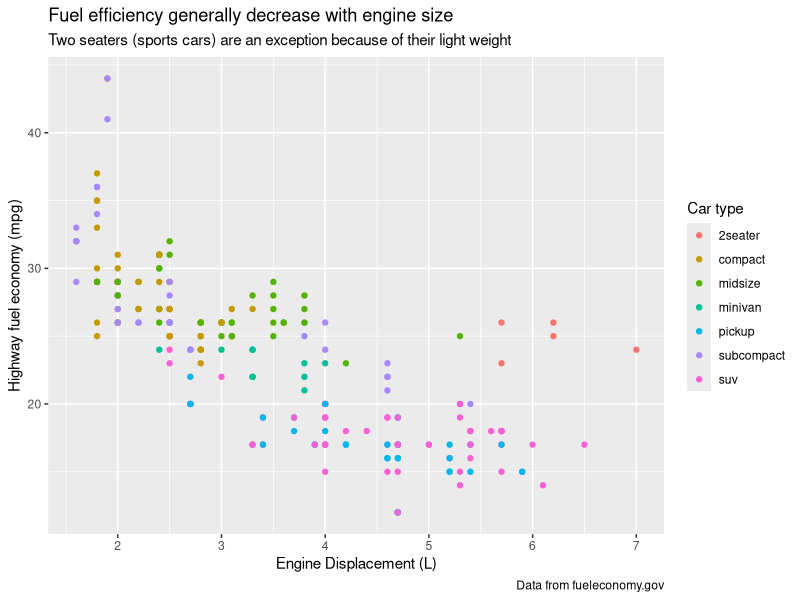
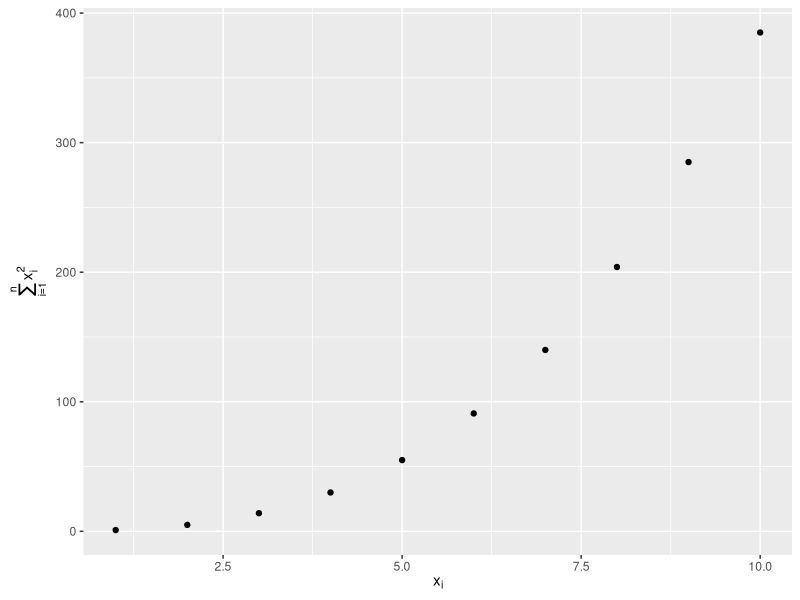
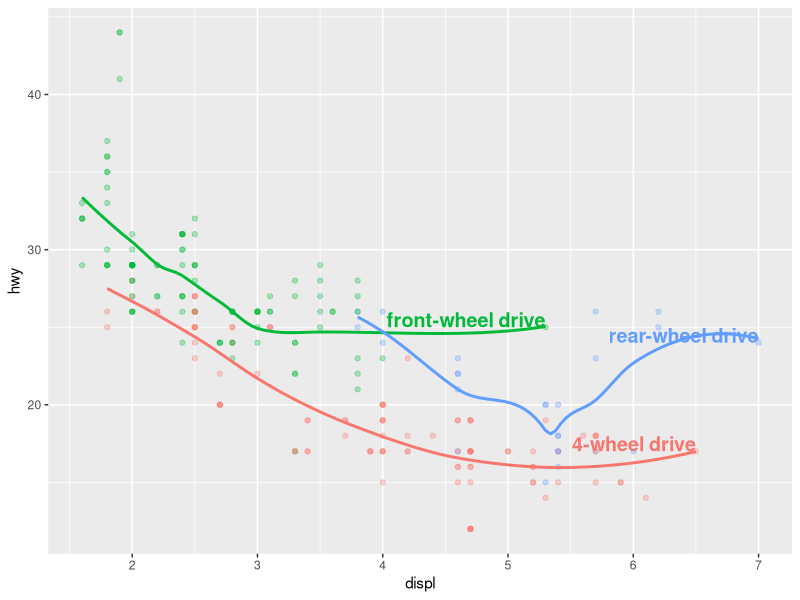
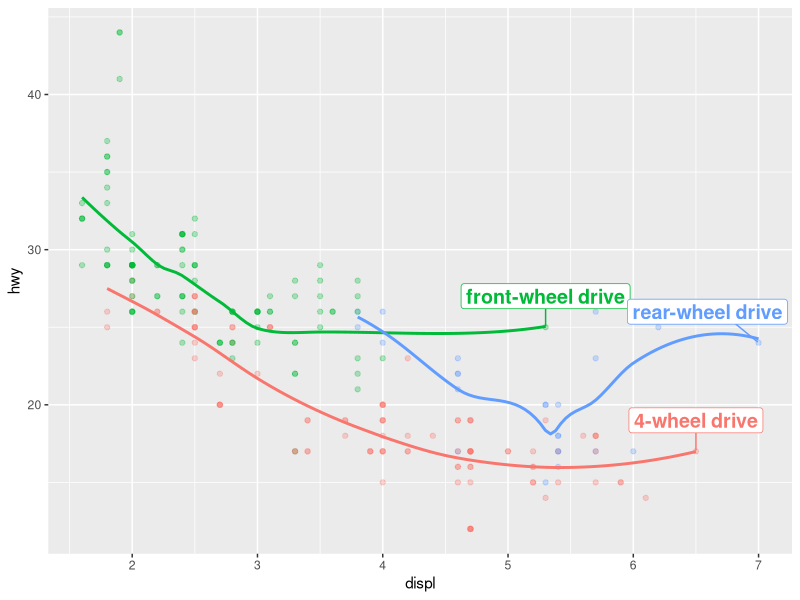
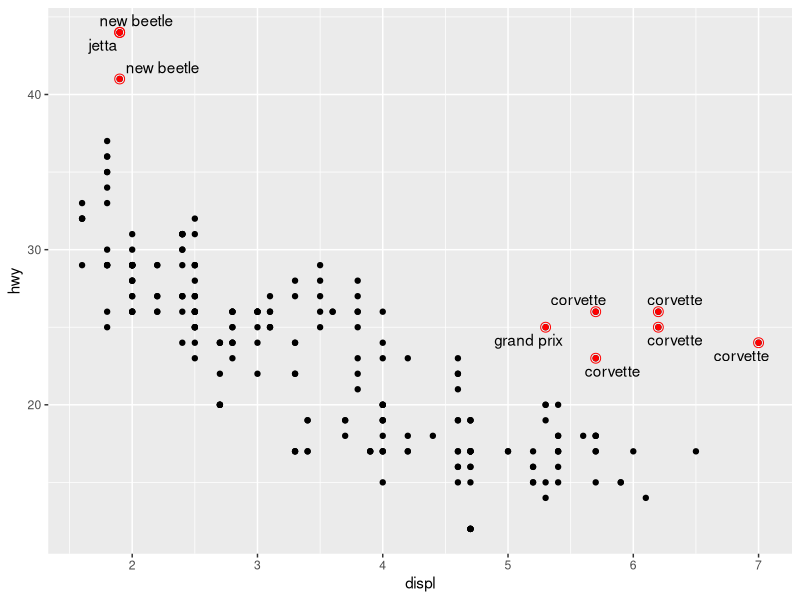
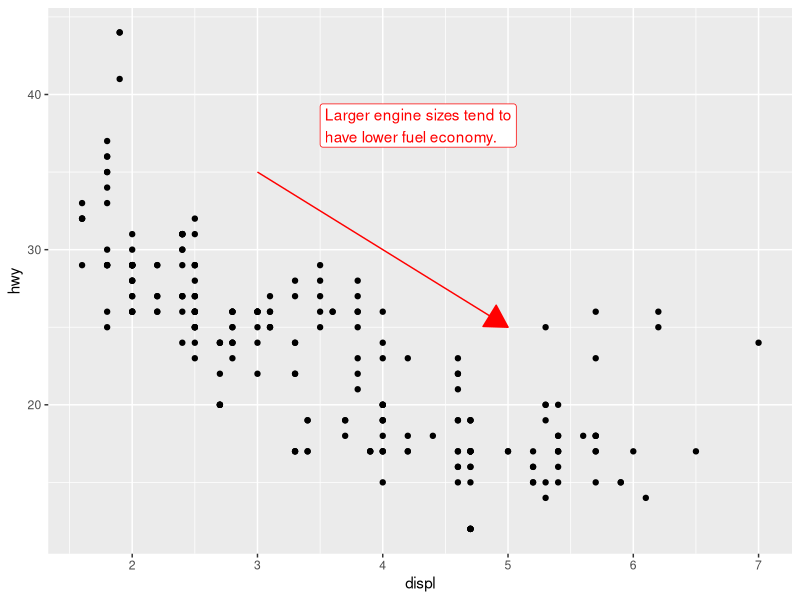
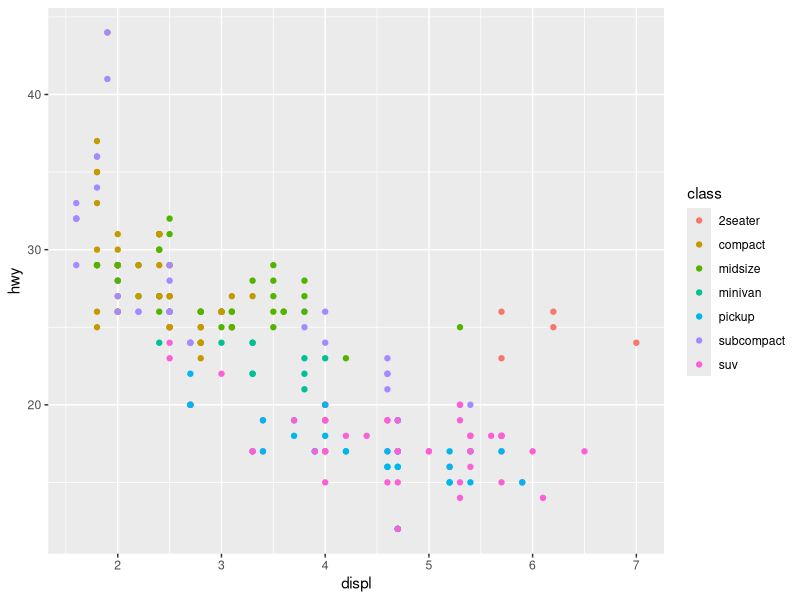
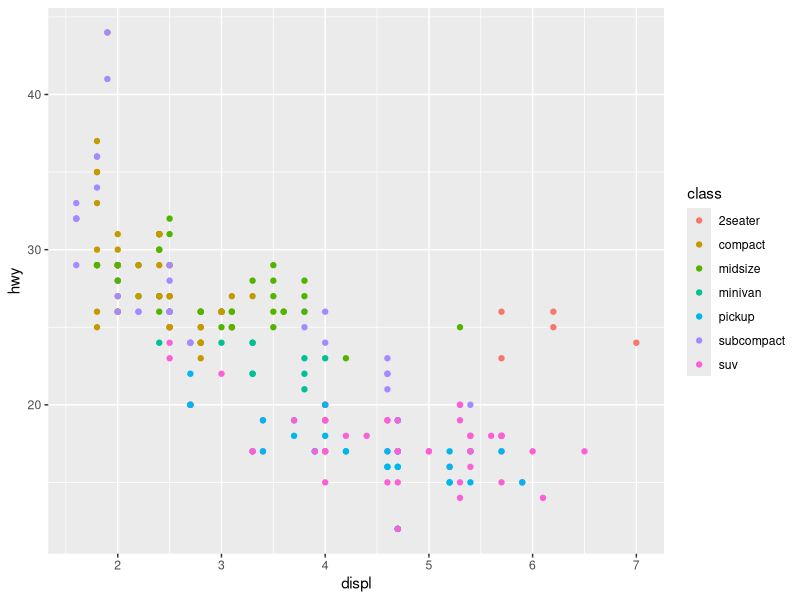

The R script that drew these images, in order:
library(tidyverse)
library(scales)
library(ggrepel)
library(patchwork)

## Labels

ggplot(mpg, aes(x = displ,
                y = hwy)) +
  geom_point(aes(color = class)) +
  labs(
    x = "Engine Displacement (L)",
    y = "Highway fuel economy (mpg)",
    color = "Car type",
    title = "Fuel efficiency generally decrease with engine size",
    subtitle = "Two seaters (sports cars) are an exception because of their light weight",
    caption = "Data from fueleconomy.gov"
  )

df <- tibble(
  x = 1:10,
  y = cumsum(x^2)
)

ggplot(df, aes(x, y)) +
  geom_point() +
  labs(
    x = quote(x[i]),
    y = quote(sum(x[i] ^ 2, i == 1, n))
  )

## Annotations

label_info <- mpg |> 
  group_by(drv) |> 
  arrange(desc(displ)) |> 
  slice_head(n = 1) |> 
  mutate(
    drive_type = case_when(
      drv == "f" ~ "front-wheel drive",
      drv == "r" ~ "rear-wheel drive",
      drv == "4" ~ "4-wheel drive"
    )
  ) |> 
  select(displ, hwy, drv, drive_type)

label_info

ggplot(mpg, aes(x = displ,
                y = hwy,
                color = drv)) +
  geom_point(alpha = 0.3) +
  geom_smooth(se = FALSE) +
  geom_text(
    data = label_info,
    aes(x = displ, y = hwy, label = drive_type),
    fontface = "bold", size = 5, hjust = "right", vjust = "bottom"
  ) +
  theme(legend.position = "none")

ggplot(mpg, aes(x = displ, y = hwy, color = drv)) +
  geom_point(alpha = 0.3) +
  geom_smooth(se = FALSE) +
  geom_label_repel(
    data = label_info,
    aes(x = displ, y = hwy, label = drive_type),
    fontface = "bold", size = 5, nudge_y = 2
  ) +
  theme(legend.position = "none")

potential_outliers <- mpg |>
  filter(hwy > 40 | (hwy > 20 & displ > 5))

ggplot(mpg, aes(x = displ, y = hwy)) +
  geom_point() +
  geom_text_repel(data = potential_outliers, aes(label = model)) +
  geom_point(data = potential_outliers, color = "red") +
  geom_point(data = potential_outliers,
             color = "red", size = 3, shape = "circle open")

trend_text <- "Larger engine sizes tend to\nhave lower fuel economy." |>
  str_wrap(width = 30)
trend_text

ggplot(mpg, aes(x = displ, y = hwy)) +
  geom_point() +
  annotate(
    geom = "label", x = 3.5, y = 38,
    label = trend_text,
    hjust = "left", color = "red"
  ) +
  annotate(
    geom = "segment",
    x = 3, y = 35, xend = 5, yend = 25, color = "red",
    arrow = arrow(type = "closed")
  )

## Scales
### Default Scales

ggplot(mpg, aes(x = displ,
                y = hwy)) +
  geom_point(aes(color = class))

#### as sames as below

ggplot(mpg, aes(x = displ,
                y = hwy)) +
  geom_point(aes(color = class)) +
  scale_x_continuous() +
  scale_y_continuous() +
  scale_color_discrete()

### Axis Ticks and Legend Keys
ggplot(mpg, aes(x = displ, y = hwy, color = drv)) +
  geom_point() +
  scale_y_continuous(breaks = seq(15, 40, by = 5))

ggplot(mpg, aes(x = displ, y = hwy, color = drv)) +
  geom_point() +
  scale_x_continuous(labels = NULL) +
  scale_y_continuous(labels = NULL) +
  scale_color_discrete(labels = c("4" = "4-wheel",
                                  "f" = "front",
                                  "r" = "rear"))

left1 <- ggplot(diamonds, aes(x = price, y = cut)) +
  geom_boxplot(alpha = 0.05) +
  scale_x_continuous(labels = label_dollar())

right1 <- ggplot(diamonds, aes(x = price, y = cut)) +
  geom_boxplot(alpha = 0.05) +
  scale_x_continuous(
    labels = label_dollar(scale = 1/1000, suffix = "K"),
    breaks = seq(1000, 19000, by = 6000)
  )

library(gridExtra)
grid.arrange(left1, right1, ncol = 2)

ggplot(diamonds, aes(x = cut, fill = clarity)) +
  geom_bar(position = "fill") +
  scale_y_continuous(name = "Percentage",
                     labels = label_percent())

presidential |>
  mutate(id = 33 + row_number()) |>
  ggplot(aes(x = start, y = id)) +
  geom_point() +
  geom_segment(aes(xend = end, yend = id)) +
  scale_x_date(name = NULL, breaks = presidential$start, date_labels = "'%y")

### Legend Layout

base <- ggplot(mpg, aes(x = displ,
                        y = hwy)) +
  geom_point(aes(color = class))

base + theme(legend.position = "right")
base + theme(legend.position = "left")
base + 
  theme(legend.position = "top") +
  guides(color = guide_legend(nrow = 3))
base + 
  theme(legend.position = "bottom") +
  guides(color = guide_legend(nrow = 3))

ggplot(mpg, aes(x = displ, y = hwy)) +
  geom_point(aes(color = class)) +
  geom_smooth(se = FALSE) +
  theme(legend.position = "bottom") +
  guides(color = guide_legend(nrow = 2, override.aes = list(size = 4)))

### Replacing a Scale

left2 <- ggplot(diamonds, aes(x = carat, y = price)) +
  geom_bin2d()

right2 <- ggplot(diamonds, aes(x = log10(carat), y = log10(price))) +
  geom_bin2d()

grid.arrange(left2, right2, ncol = 2)

ggplot(diamonds, aes(x = carat, y = price)) +
  geom_bin2d() +
  scale_x_log10() +
  scale_y_log10()

ggplot(mpg, aes(x = displ, y = hwy)) +
  geom_point(aes(color = drv))

ggplot(mpg, aes(x = displ, y = hwy)) +
  geom_point(aes(color = drv)) +
  scale_color_brewer(palette = "Set1")

ggplot(mpg, aes(x = displ, y = hwy)) +
  geom_point(aes(color = drv, shape = drv)) +
  scale_color_brewer(palette = "Set1")

presidential |> 
  mutate(id = 33 + row_number()) |> 
  ggplot(aes(x = start,
             y = id,
             color = party)) +
  geom_point() +
  geom_segment(aes(xend = end,
                   yend = id)) +
  scale_color_manual(values = c(Republican = "#E81B23",
                                Democratic = "#00AEF3"))

### Viridis
df <- tibble(
  x = rnorm(10000),
  y = rnorm(10000)
)

left3 <- ggplot(df, aes(x, y)) +
  geom_hex() +
  coord_fixed() +
  labs(title = "Default, continuous", x = NULL, y = NULL)

middle3 <- ggplot(df, aes(x, y)) +
  geom_hex() +
  coord_fixed() +
  scale_fill_viridis_c() +
  labs(title = "Viridis, continuous", x = NULL, y = NULL)

right3 <- ggplot(df, aes(x, y)) +
  geom_hex() +
  coord_fixed() +
  scale_fill_viridis_b() +
  labs(title = "Viridis, binned", x = NULL, y = NULL)

grid.arrange(left3, middle3, right3,
             nrow = 1)

left4 <- ggplot(mpg, aes(x = displ,
                         y = hwy)) +
  geom_point(aes(color = drv)) +
  geom_smooth()

right4 <- mpg |> 
  filter(displ >= 5 & displ <= 6 & hwy >= 10 & hwy <= 25) |> 
  ggplot(aes(x = displ, y = hwy)) +
  geom_point(aes(color = drv)) +
  geom_smooth()

grid.arrange(left4, right4, nrow = 1)

# Left
left5 <- ggplot(mpg, aes(x = displ, y = hwy)) +
  geom_point(aes(color = drv)) +
  geom_smooth() +
  scale_x_continuous(limits = c(5, 6)) +
  scale_y_continuous(limits = c(10, 25))
# Right
right5 <- ggplot(mpg, aes(x = displ, y = hwy)) +
  geom_point(aes(color = drv)) +
  geom_smooth() +
  coord_cartesian(xlim = c(5, 6), ylim = c(10, 25))

grid.arrange(left5, right5,
             nrow = 1)

suv <- mpg |> filter(class == "suv")
compact <- mpg |> filter(class == "compact")

# Left

left6 <- ggplot(suv, aes(x = displ, y = hwy, color = drv)) +
  geom_point()

# Right

right6 <- ggplot(compact, aes(x = displ, y = hwy, color = drv)) +
  geom_point()

grid.arrange(left6, right6, nrow = 1)

x_scale <- scale_x_continuous(limits = range(mpg$displ))
y_scale <- scale_y_continuous(limits = range(mpg$hwy))
col_scale <- scale_color_discrete(limits = unique(mpg$drv))

# Left
left7 <- ggplot(suv, aes(x = displ, y = hwy, color = drv)) +
  geom_point() +
  x_scale +
  y_scale +
  col_scale

# Right
right7 <- ggplot(compact, aes(x = displ, y = hwy, color = drv)) +
  geom_point() +
  x_scale +
  y_scale +
  col_scale

grid.arrange(left7, right7, nrow = 1)

ggplot(mpg, aes(x = displ, y = hwy)) +
  geom_point(aes(color = class)) +
  geom_smooth(se = FALSE) +
  theme_bw()

ggplot(mpg, aes(x = displ, y = hwy, color = drv)) +
  geom_point() +
  labs(
    title = "Larger engine sizes tend to have lower fuel economy",
    caption = "Source: https://fueleconomy.gov."
  ) +
  theme(
    legend.position = c(0.6, 0.7),
    legend.direction = "horizontal",
    legend.box.background = element_rect(color = "black"),
    plot.title = element_text(face = "bold"),
    plot.title.position = "plot",
    plot.caption.position = "plot",
    plot.caption = element_text(hjust = 0)
  )

## Layout

p1 <- ggplot(mpg, aes(x = displ, 
                      y = hwy)) +
  geom_point() +
  labs(title = "Plot 1")

p2 <- ggplot(mpg, aes(x = drv, 
                      y = hwy)) +
  geom_boxplot() +
  labs(title = "Plot 2")

p1 + p2

p3 <- ggplot(mpg, aes(x = cty, y = hwy)) +
  geom_point() +
  labs(title = "Plot 3")
(p1 | p3) / p2

p1 <- ggplot(mpg, aes(x = drv, y = cty, color = drv)) +
  geom_boxplot(show.legend = FALSE) +
  labs(title = "Plot 1")

p2 <- ggplot(mpg, aes(x = drv, y = hwy, color = drv)) +
  geom_boxplot(show.legend = FALSE) +
  labs(title = "Plot 2")

p3 <- ggplot(mpg, aes(x = cty, color = drv, fill = drv)) +
  geom_density(alpha = 0.5) +
  labs(title = "Plot 3")

p4 <- ggplot(mpg, aes(x = hwy, color = drv, fill = drv)) +
  geom_density(alpha = 0.5) +
  labs(title = "Plot 4")

p5 <- ggplot(mpg, aes(x = cty, y = hwy, color = drv)) +
  geom_point(show.legend = FALSE) +
  facet_wrap(~drv) +
  labs(title = "Plot 5")

(guide_area() / (p1 + p2) / (p3 + p4) / p5) +
  plot_annotation(
    title = "City and highway mileage for cars with different drivetrains",
    caption = "Source: https://fueleconomy.gov."
  ) +
  plot_layout(
    guides = "collect",
    heights = c(1, 3, 2, 4)
  ) &
  theme(legend.position = "top")

p1 <- ggplot(mpg, aes(x = displ, y = hwy)) +
  geom_point() +
  labs(title = "Plot 1")
p2 <- ggplot(mpg, aes(x = drv, y = hwy)) +
  geom_boxplot() +
  labs(title = "Plot 2")
p3 <- ggplot(mpg, aes(x = cty, y = hwy)) +
  geom_point() +
  labs(title = "Plot 3")
(p1 | p2) / p3

